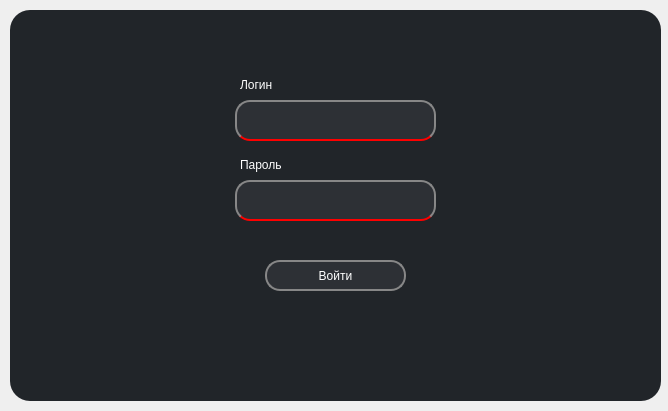
<?xml version="1.0" encoding="UTF-8"?>
<ui version="4.0">
 <class>Form</class>
 <widget class="QWidget" name="Form">
  <property name="geometry">
   <rect>
    <x>0</x>
    <y>0</y>
    <width>668</width>
    <height>411</height>
   </rect>
  </property>
  <property name="windowTitle">
   <string>Form</string>
  </property>
  <property name="styleSheet">
   <string notr="true">* {
	background-color: 0;
	border: 0;
	border-radius: 0;
}
*:hover {
	background-color: 0;
	border: 0;
	border-radius: 0;
}</string>
  </property>
  <widget class="QPushButton" name="signup">
   <property name="geometry">
    <rect>
     <x>265</x>
     <y>260</y>
     <width>141</width>
     <height>31</height>
    </rect>
   </property>
   <property name="styleSheet">
    <string notr="true">* {
color: white;
background-color: #2d3035;
border: 2px solid #878787;
border-radius: 15px;
}

*:hover {
border: 2px solid #DBDBDB;
}

*:focus {
border-color: green;
border-color: red;
}
</string>
   </property>
   <property name="text">
    <string>Войти</string>
   </property>
  </widget>
  <widget class="QLineEdit" name="login">
   <property name="geometry">
    <rect>
     <x>235</x>
     <y>100</y>
     <width>201</width>
     <height>41</height>
    </rect>
   </property>
   <property name="styleSheet">
    <string notr="true">* {
color: white;
background-color: #2d3035;
border: 2px solid #878787;
border-bottom: 2px solid red;
border-radius: 15px;
}

*:hover {
border-color: #DBDBDB;
}

*:focus {
background-color: #181C20;
border-color: #fd413c;
}</string>
   </property>
   <property name="maxLength">
    <number>15</number>
   </property>
   <property name="placeholderText">
    <string/>
   </property>
  </widget>
  <widget class="QLineEdit" name="password">
   <property name="geometry">
    <rect>
     <x>235</x>
     <y>180</y>
     <width>201</width>
     <height>41</height>
    </rect>
   </property>
   <property name="styleSheet">
    <string notr="true">* {
color: white;
background-color: #2d3035;
border: 2px solid #878787;
border-bottom: 2px solid red;
border-radius: 15px;
}

*:hover {
border-color: #DBDBDB;
}

*:focus {
background-color: #181C20;
border-color: #fd413c;
}</string>
   </property>
   <property name="maxLength">
    <number>15</number>
   </property>
   <property name="echoMode">
    <enum>QLineEdit::Password</enum>
   </property>
   <property name="placeholderText">
    <string/>
   </property>
  </widget>
  <widget class="QPushButton" name="closeButton">
   <property name="geometry">
    <rect>
     <x>610</x>
     <y>20</y>
     <width>21</width>
     <height>21</height>
    </rect>
   </property>
   <property name="styleSheet">
    <string notr="true">* {
background-image: url(:/close/image/close.png);
}

*:hover {
background-image: url(:/close/image/close-red.png);
}</string>
   </property>
   <property name="text">
    <string/>
   </property>
  </widget>
  <widget class="QPushButton" name="hideButton">
   <property name="geometry">
    <rect>
     <x>580</x>
     <y>21</y>
     <width>21</width>
     <height>21</height>
    </rect>
   </property>
   <property name="styleSheet">
    <string notr="true">* {
background-image: url(:/hide/image/hide.png);
}

*:hover {
background-image: url(:/hide/image/hide-gray.png);
}</string>
   </property>
   <property name="text">
    <string/>
   </property>
  </widget>
  <widget class="QLabel" name="loginlabel">
   <property name="geometry">
    <rect>
     <x>240</x>
     <y>70</y>
     <width>71</width>
     <height>30</height>
    </rect>
   </property>
   <property name="styleSheet">
    <string notr="true">color: white;
font: 8pt &quot;Montserrat&quot;;</string>
   </property>
   <property name="text">
    <string>Логин</string>
   </property>
  </widget>
  <widget class="QLabel" name="passwordlabel">
   <property name="geometry">
    <rect>
     <x>240</x>
     <y>150</y>
     <width>71</width>
     <height>30</height>
    </rect>
   </property>
   <property name="styleSheet">
    <string notr="true">color: white;
font: 8pt &quot;Montserrat&quot;;</string>
   </property>
   <property name="text">
    <string>Пароль</string>
   </property>
  </widget>
  <widget class="QFrame" name="frame">
   <property name="geometry">
    <rect>
     <x>10</x>
     <y>10</y>
     <width>651</width>
     <height>391</height>
    </rect>
   </property>
   <property name="styleSheet">
    <string notr="true">background-color: #212529;
border-radius: 20px</string>
   </property>
   <property name="frameShape">
    <enum>QFrame::StyledPanel</enum>
   </property>
   <property name="frameShadow">
    <enum>QFrame::Raised</enum>
   </property>
  </widget>
  <zorder>frame</zorder>
  <zorder>login</zorder>
  <zorder>signup</zorder>
  <zorder>password</zorder>
  <zorder>closeButton</zorder>
  <zorder>hideButton</zorder>
  <zorder>loginlabel</zorder>
  <zorder>passwordlabel</zorder>
 </widget>
 <resources>
  <include location="source.qrc"/>
 </resources>
 <connections/>
</ui>
